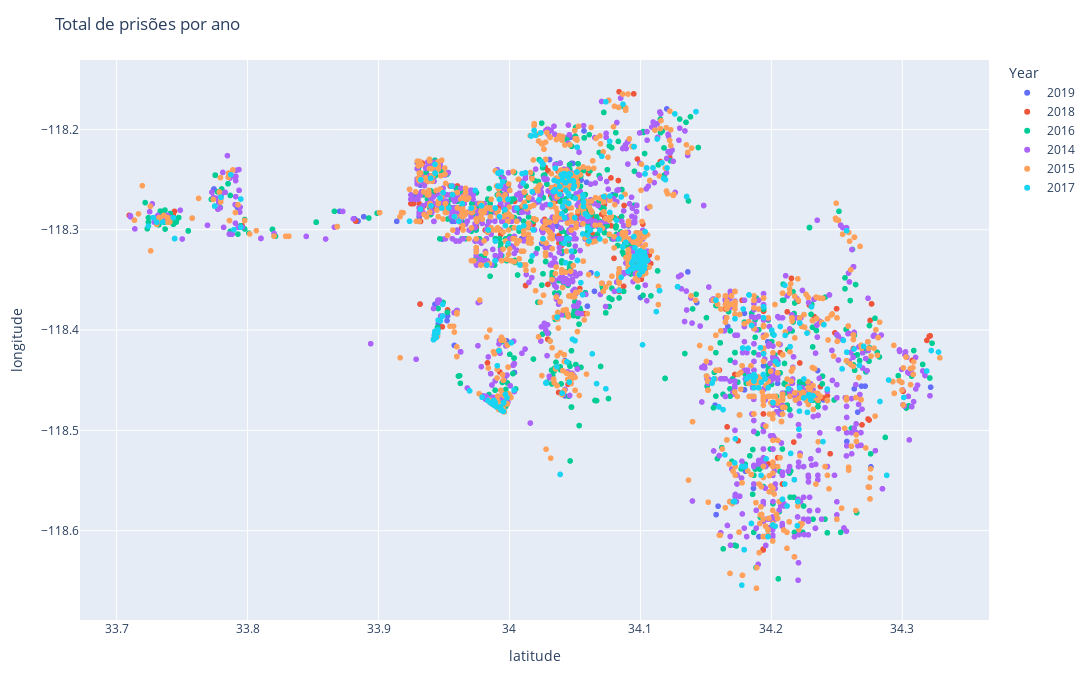

Here is the notebook cell this chart was saved with:
### Code cell
fig = px.scatter(df_prisoes, x='latitude', y='longitude', color='Year')
fig.update_layout(
    title_text="<span>Total de prisões por ano</span>",
    autosize=False,
    width=1300,
    height=700,
)

fig.show()

### Figure 1 — Plotly figure (JSON) as saved in the notebook; plotly's stock layout.template omitted (floating-point values rounded to 4 significant figures; data arrays with more than 128 entries replaced by an {"elided": "..."} marker saying what was removed)
{"data": [{"hovertemplate": "Year=2019<br>latitude=%{x}<br>longitude=%{y}<extra></extra>", "legendgroup": "2019", "marker": {"color": "#636efa", "symbol": "circle"}, "mode": "markers", "name": "2019", "showlegend": true, "type": "scattergl", "x": {"elided": "508 float values"}, "xaxis": "x", "y": {"elided": "508 float values"}, "yaxis": "y"}, {"hovertemplate": "Year=2018<br>latitude=%{x}<br>longitude=%{y}<extra></extra>", "legendgroup": "2018", "marker": {"color": "#EF553B", "symbol": "circle"}, "mode": "markers", "name": "2018", "showlegend": true, "type": "scattergl", "x": {"elided": "564 float values"}, "xaxis": "x", "y": {"elided": "564 float values"}, "yaxis": "y"}, {"hovertemplate": "Year=2016<br>latitude=%{x}<br>longitude=%{y}<extra></extra>", "legendgroup": "2016", "marker": {"color": "#00cc96", "symbol": "circle"}, "mode": "markers", "name": "2016", "showlegend": true, "type": "scattergl", "x": {"elided": "1386 float values"}, "xaxis": "x", "y": {"elided": "1386 float values"}, "yaxis": "y"}, {"hovertemplate": "Year=2014<br>latitude=%{x}<br>longitude=%{y}<extra></extra>", "legendgroup": "2014", "marker": {"color": "#ab63fa", "symbol": "circle"}, "mode": "markers", "name": "2014", "showlegend": true, "type": "scattergl", "x": {"elided": "1705 float values"}, "xaxis": "x", "y": {"elided": "1705 float values"}, "yaxis": "y"}, {"hovertemplate": "Year=2015<br>latitude=%{x}<br>longitude=%{y}<extra></extra>", "legendgroup": "2015", "marker": {"color": "#FFA15A", "symbol": "circle"}, "mode": "markers", "name": "2015", "showlegend": true, "type": "scattergl", "x": {"elided": "1535 float values"}, "xaxis": "x", "y": {"elided": "1535 float values"}, "yaxis": "y"}, {"hovertemplate": "Year=2017<br>latitude=%{x}<br>longitude=%{y}<extra></extra>", "legendgroup": "2017", "marker": {"color": "#19d3f3", "symbol": "circle"}, "mode": "markers", "name": "2017", "showlegend": true, "type": "scattergl", "x": {"elided": "528 float values"}, "xaxis": "x", "y": {"elided": "528 float values"}, "yaxis": "y"}], "layout": {"autosize": false, "height": 700, "legend": {"title": {"text": "Year"}, "tracegroupgap": 0}, "margin": {"t": 60}, "title": {"text": "<span>Total de prisões por ano</span>"}, "width": 1300, "xaxis": {"anchor": "y", "autorange": true, "domain": [0, 1], "range": [33.67, 34.37], "title": {"text": "latitude"}, "type": "linear"}, "yaxis": {"anchor": "x", "autorange": true, "domain": [0, 1], "range": [-118.7, -118.1], "title": {"text": "longitude"}, "type": "linear"}}}
